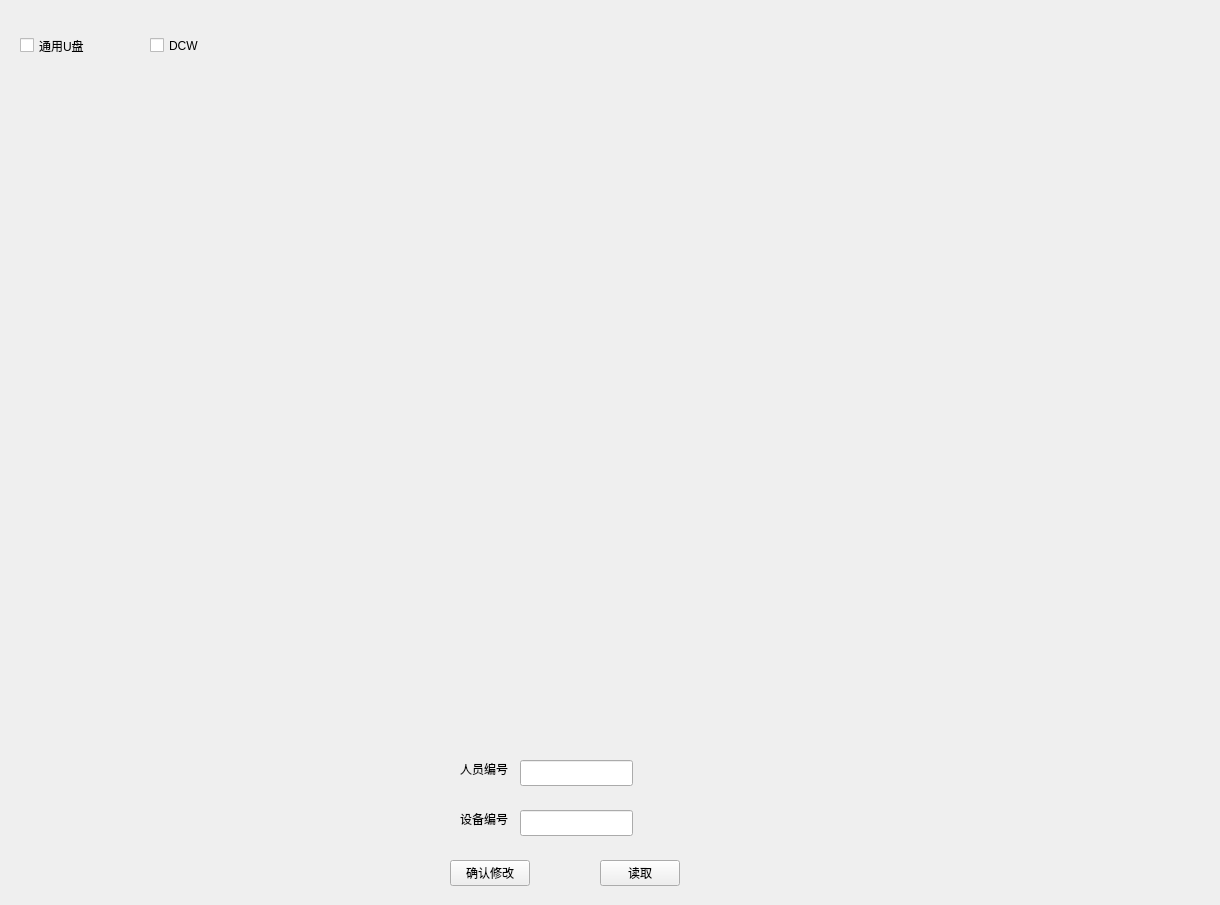
<?xml version="1.0" encoding="UTF-8"?>
<ui version="4.0">
 <class>RecorderSettingForm</class>
 <widget class="QWidget" name="RecorderSettingForm">
  <property name="geometry">
   <rect>
    <x>0</x>
    <y>0</y>
    <width>1220</width>
    <height>905</height>
   </rect>
  </property>
  <property name="windowTitle">
   <string>Form</string>
  </property>
  <widget class="QLabel" name="label">
   <property name="geometry">
    <rect>
     <x>460</x>
     <y>760</y>
     <width>54</width>
     <height>18</height>
    </rect>
   </property>
   <property name="text">
    <string>人员编号</string>
   </property>
  </widget>
  <widget class="QLineEdit" name="lineEditUserNo">
   <property name="geometry">
    <rect>
     <x>520</x>
     <y>760</y>
     <width>113</width>
     <height>26</height>
    </rect>
   </property>
  </widget>
  <widget class="QLineEdit" name="lineEditDeviceNo">
   <property name="geometry">
    <rect>
     <x>520</x>
     <y>810</y>
     <width>113</width>
     <height>26</height>
    </rect>
   </property>
  </widget>
  <widget class="QLabel" name="label_2">
   <property name="geometry">
    <rect>
     <x>460</x>
     <y>810</y>
     <width>54</width>
     <height>18</height>
    </rect>
   </property>
   <property name="text">
    <string>设备编号</string>
   </property>
  </widget>
  <widget class="QPushButton" name="pushButtonModify">
   <property name="geometry">
    <rect>
     <x>450</x>
     <y>860</y>
     <width>80</width>
     <height>26</height>
    </rect>
   </property>
   <property name="text">
    <string>确认修改</string>
   </property>
  </widget>
  <widget class="QPushButton" name="pushButtonRead">
   <property name="geometry">
    <rect>
     <x>600</x>
     <y>860</y>
     <width>80</width>
     <height>26</height>
    </rect>
   </property>
   <property name="text">
    <string>读取</string>
   </property>
  </widget>
  <widget class="QCheckBox" name="checkBox">
   <property name="geometry">
    <rect>
     <x>20</x>
     <y>20</y>
     <width>111</width>
     <height>51</height>
    </rect>
   </property>
   <property name="styleSheet">
    <string notr="true"/>
   </property>
   <property name="text">
    <string>通用U盘</string>
   </property>
  </widget>
  <widget class="QCheckBox" name="checkBox_3">
   <property name="geometry">
    <rect>
     <x>150</x>
     <y>20</y>
     <width>111</width>
     <height>51</height>
    </rect>
   </property>
   <property name="styleSheet">
    <string notr="true"/>
   </property>
   <property name="text">
    <string>DCW</string>
   </property>
  </widget>
 </widget>
 <resources/>
 <connections>
  <connection>
   <sender>pushButtonModify</sender>
   <signal>clicked()</signal>
   <receiver>RecorderSettingForm</receiver>
   <slot>pushButtonClickConfirmModify()</slot>
   <hints>
    <hint type="sourcelabel">
     <x>874</x>
     <y>615</y>
    </hint>
    <hint type="destinationlabel">
     <x>884</x>
     <y>797</y>
    </hint>
   </hints>
  </connection>
  <connection>
   <sender>pushButtonRead</sender>
   <signal>clicked()</signal>
   <receiver>RecorderSettingForm</receiver>
   <slot>pushButtonClickReadParam()</slot>
   <hints>
    <hint type="sourcelabel">
     <x>991</x>
     <y>621</y>
    </hint>
    <hint type="destinationlabel">
     <x>1021</x>
     <y>832</y>
    </hint>
   </hints>
  </connection>
 </connections>
 <slots>
  <slot>pushButtonClickConfirmModify()</slot>
  <slot>pushButtonClickReadParam()</slot>
 </slots>
</ui>
